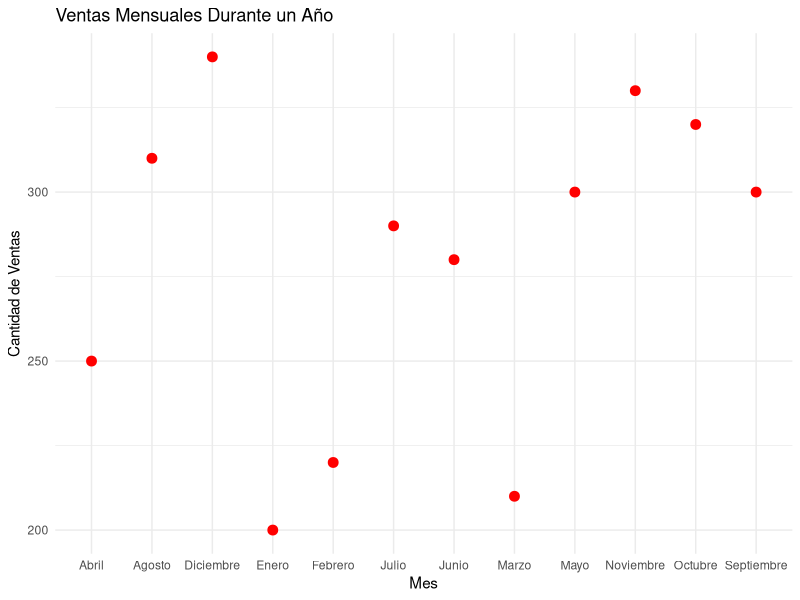

The R source for this figure:
# Crear datos de ejemplo para las ventas mensuales
meses <- c("Enero", "Febrero", "Marzo", "Abril", "Mayo", "Junio", "Julio", "Agosto", "Septiembre", "Octubre", "Noviembre", "Diciembre")
ventas <- c(200, 220, 210, 250, 300, 280, 290, 310, 300, 320, 330, 340)

# Crear un dataframe para contener estos datos
datos <- data.frame(Mes = meses, Ventas = ventas)

# Cargamos la biblioteca ggplot2 si no está ya instalada
if (!requireNamespace("ggplot2", quietly = TRUE)) {
  install.packages("ggplot2")
}
library(ggplot2)

# Crear el gráfico de líneas usando ggplot2
grafico_lineas <- ggplot(data = datos, aes(x = Mes, y = Ventas)) +
  geom_line(color = "blue", size = 1) + # Línea en azul de grosor 1
  geom_point(color = "red", size = 3) + # Puntos en rojo de tamaño 3
  theme_minimal() + # Tema minimalista para el gráfico
  labs(title = "Ventas Mensuales Durante un Año", 
       x = "Mes", 
       y = "Cantidad de Ventas")

# Imprimir el gráfico
print(grafico_lineas)
